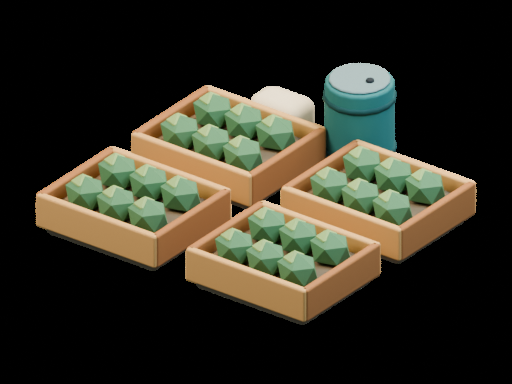
#> input picture HighwayHoldout_UI_Kit/png/ui_build_farm.png, 512 x 384 px
$ python -i preview_draw.py   (imports and definitions only)
#> lines starting #> are read from the running program, lines starting #| are printed output that depends on the picture
"""Preview compositor: actual reusable assets, live text, correct nine-slice scaling."""
from pathlib import Path
from PIL import Image,ImageDraw,ImageFont,ImageFilter,ImageOps
import json,textwrap
ROOT=Path(__file__).resolve().parents[1]
# [1 line that did not run here, left out]
# [1 line that did not run here, left out]
FONT='/System/Library/Fonts/Avenir Next.ttc'
def font(size,weight='regular'):return ImageFont.truetype(FONT,size,index={'regular':7,'medium':5,'demi':2,'bold':0}[weight])
def text(im,xy,s,size=26,color='ink',weight='regular',anchor=None):
    ImageDraw.Draw(im).text(xy,s,font=font(size,weight),fill=P.get(color,color),anchor=anchor)
def line(im,box,color='edge',width=1):ImageDraw.Draw(im).line(box,fill=P.get(color,color),width=width)
def roundbox(im,box,r=20,fill='white',outline=None,width=1):
    ImageDraw.Draw(im).rounded_rectangle(box,r,fill=P.get(fill,fill),outline=P.get(outline,outline),width=width)
def paste(im,overlay,xy):im.alpha_composite(overlay.convert('RGBA'),(int(xy[0]),int(xy[1])))
def load(name):return Image.open(ROOT/'png'/f'{name}.png').convert('RGBA')
def art(im,name,box):
    x,y,w,h=box;a=load(name);a.thumbnail((int(w),int(h)),Image.Resampling.LANCZOS)
    paste(im,a,(x+(w-a.width)/2,y+(h-a.height)/2))
def glyph(im,name,x,y,size=36,color='ink'):
    a=load('ui_glyph_'+name).resize((size,size),Image.Resampling.LANCZOS)
    out=Image.new('RGBA',a.size,P.get(color,color));out.putalpha(a.getchannel('A'));paste(im,out,(x,y))
def surface(im,name,box,scale=2):
    x,y,w,h=map(int,box);a=load(name);caps=META[name].get('cap_insets_pt')
    if not caps:paste(im,a.resize((w,h),Image.Resampling.LANCZOS),(x,y));return
    l,t,r,b=[round(caps[k]*2) for k in ['left','top','right','bottom']]
    dl,dt,dr,db=[round(caps[k]*scale) for k in ['left','top','right','bottom']]
    sx=[0,l,a.width-r,a.width];sy=[0,t,a.height-b,a.height]
    dx=[0,dl,w-dr,w];dy=[0,dt,h-db,h]
    out=Image.new('RGBA',(w,h))
    for iy in range(3):
        for ix in range(3):
            tw,th=dx[ix+1]-dx[ix],dy[iy+1]-dy[iy]
            if tw<=0 or th<=0 or sx[ix+1]<=sx[ix] or sy[iy+1]<=sy[iy]:continue
            crop=a.crop((sx[ix],sy[iy],sx[ix+1],sy[iy+1])).resize((tw,th),Image.Resampling.LANCZOS)
            out.alpha_composite(crop,(dx[ix],dy[iy]))
    paste(im,out,(x,y))
def button(im,box,label,kind='primary',state='normal',icon=None,size=27):
    surface(im,f'ui_button_{kind}_{state}',box)
    x,y,w,h=box;col='muted' if state=='disabled' else 'ink' if kind=='secondary' else 'white'
    text(im,(x+w/2+(12 if icon else 0),y+h/2-4),label,size,col,'demi','mm')
    if icon:glyph(im,icon,x+25,y+h/2-20,32,col)
def paragraph(im,xy,s,width,size=25,color='muted',leading=36):
    words=s.split();row='';y=xy[1];d=ImageDraw.Draw(im)
    for word in words:
        trial=(row+' '+word).strip()
        if d.textlength(trial,font=font(size))>width and row:
            text(im,(xy[0],y),row,size,color);y+=leading;row=word
        else:row=trial
    if row:text(im,(xy[0],y),row,size,color)
    return y+leading
def background(w,h,dim=0):
    im=Image.open(ROOT/'reference/gameplay_scene_reference.png').convert('RGB')
    im=ImageOps.fit(im,(w,h),Image.Resampling.LANCZOS,centering=(.5,.65)).filter(ImageFilter.GaussianBlur(1.6)).convert('RGBA')
    if dim:im.alpha_composite(Image.new('RGBA',im.size,(10,29,33,dim)))
    return im
def save(im,name):im.convert('RGB').save(ROOT/'previews'/name)
def hud(im):
    x=34
    for key,amount,detail in [('food','412','+10 / min'),('scrap','286','+8 / min'),('survivors','18 / 24','4 idle')]:
        surface(im,'ui_resource_chip',(x,26,260,102))
        art(im,'ui_item_'+key,(x+10,33,81,81))
        text(im,(x+102,42),amount,29,'white','bold');text(im,(x+102,82),detail,19,'#B6CECA')
        x+=276
    surface(im,'ui_resource_chip',(1324,26,240,102));glyph(im,'clock',1344,51,40,'gold')
    text(im,(1400,45),'DAY 12',26,'white','demi');text(im,(1400,83),'Late afternoon',18,'#B6CECA')
    for i,(icon,state) in enumerate([('view_iso','selected'),('inventory','normal'),('pause','normal')]):
        surface(im,'ui_icon_button_'+state,(1590+i*100,26,88,88),scale=1.5)
        glyph(im,icon,1614+i*100,49,40,'white' if state=='selected' else 'ink')

>>> import cv2
>>> picture = cv2.imread('../png/ui_build_farm.png', cv2.IMREAD_GRAYSCALE)
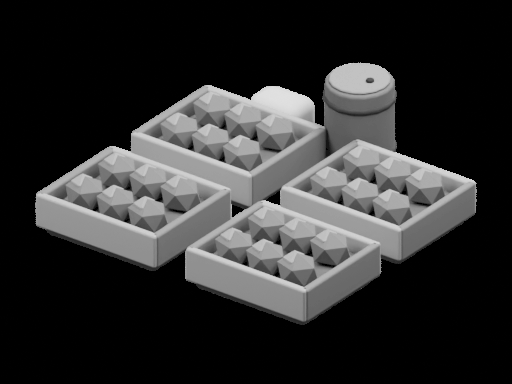
#> picture: shape (384, 512); min 0, max 225, mean 47.6
>>> result = hud(picture)
#> (the run stopped early here; a loop or call above may not have finished)

$ run again, on HighwayHoldout_UI_Kit/png/ui_build_watchtower.png
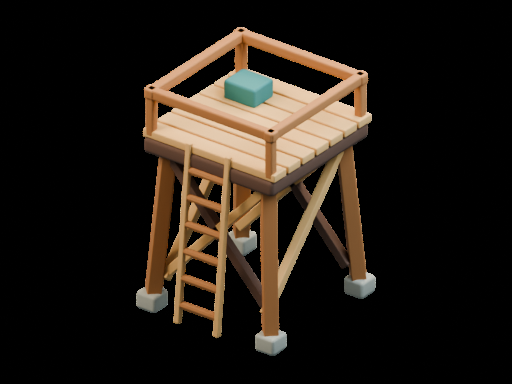
#> input picture HighwayHoldout_UI_Kit/png/ui_build_watchtower.png, 512 x 384 px
#> `picture = cv2.imread('../png/ui_build_farm.png', cv2.IMREAD_GRAYSCALE)`:
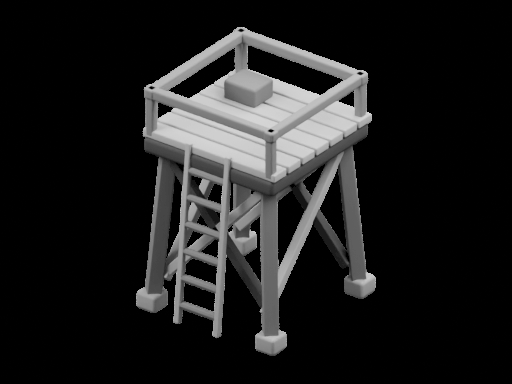
#> picture: shape (384, 512); min 0, max 225, mean 29.9
